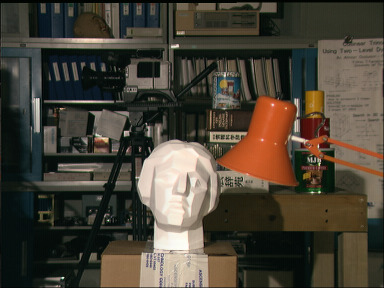
#> input picture p2/code/tsukuba_im1.jpg, 384 x 288 px
$ python evalDisparity.py
#> lines starting #> are read from the running program, lines starting #| are printed output that depends on the picture
# This code is part of:
#
#   CMPSCI 670: Computer Vision
#   University of Massachusetts, Amherst
#   Instructor: Subhransu Maji

import numpy as np
import matplotlib.pyplot as plt
from utils import imread
from depthFromStereo import depthFromStereo
import os

read_path = "../data/disparity/"
im_name1 = "tsukuba_im1.jpg"
im_name2 = "tsukuba_im5.jpg"
#Read test images
# img1 = imread(os.path.join(read_path, im_name1))
# img2 = imread(os.path.join(read_path, im_name2))


import numpy as np
import cv2 as cv
from matplotlib import pyplot as plt
# imgL = cv.imread('tsukuba_l.png',0)
# imgR = cv.imread('tsukuba_r.png',0)
img1 = cv.imread("tsukuba_im1.jpg" , 0)
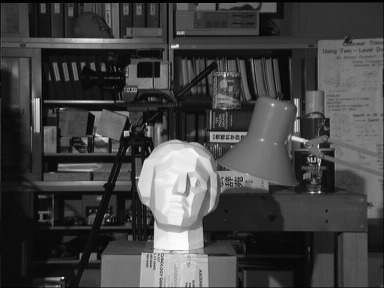
#> img1: shape (288, 384); min 0, max 255, mean 67.3
img2 = cv.imread("tsukuba_im5.jpg", 0 )
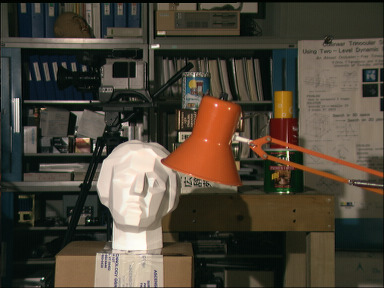
#> input picture p2/code/tsukuba_im5.jpg, 384 x 288 px
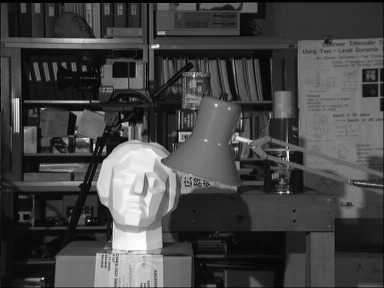
#> img2: shape (288, 384); min 0, max 255, mean 69.1
img1 = np.pad(img1, 100, mode='constant')
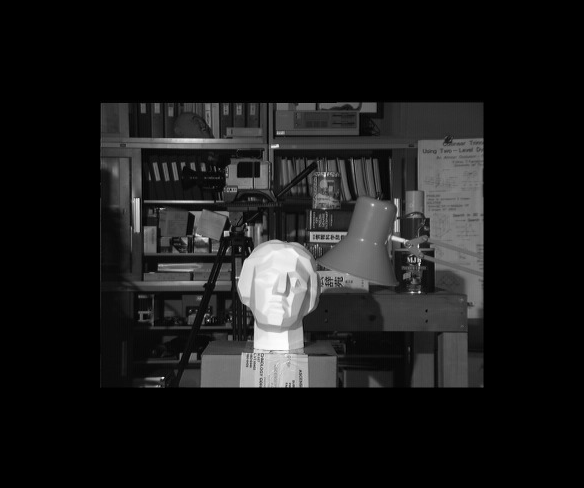
#> img1: shape (488, 584); min 0, max 255, mean 26.1
img2 = np.pad(img2, 100, mode='constant')
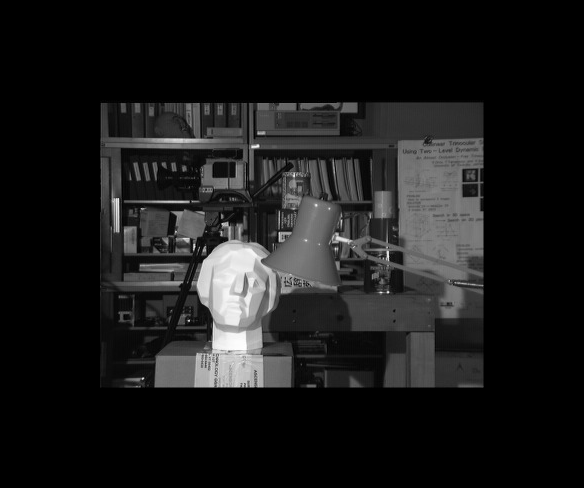
#> img2: shape (488, 584); min 0, max 255, mean 26.8

stereo = cv.StereoBM_create(numDisparities=160, blockSize=15)
disparity = stereo.compute(img1,img2)
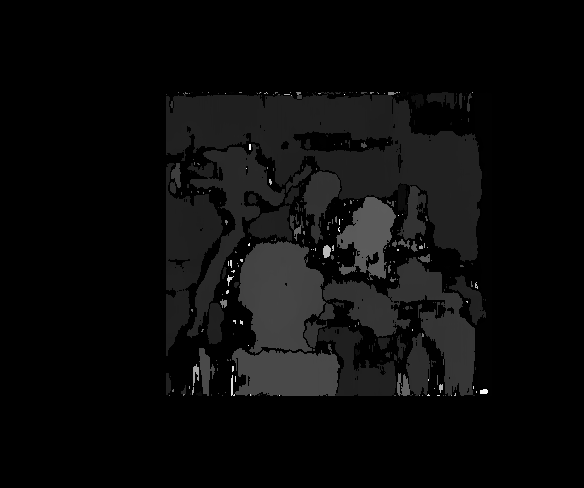
#> disparity: shape (488, 584) int16; min -16, max 2544, mean 95.1; drawn with min black and max white
plt.imshow(disparity,'gray')
plt.show()
exit()
#> (the program exits here)
